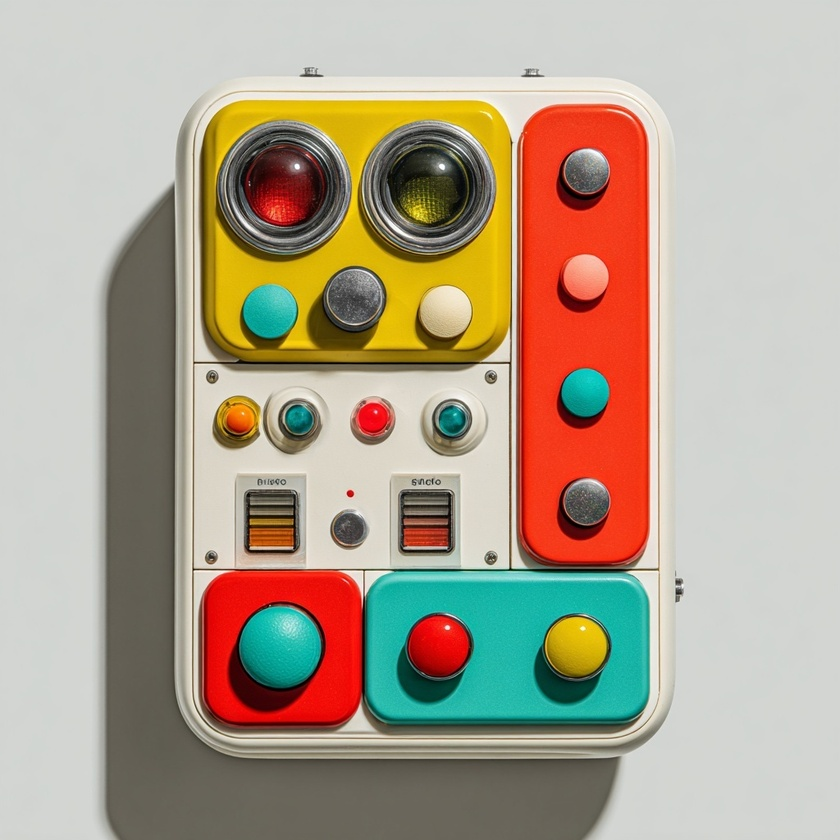
#> input picture test_images/IMG_8324.jpeg, 840 x 840 px, shrunk from 1024 x 1024 before the run
$ python -i layout_detector.py   (imports and definitions only)
#> lines starting #> are read from the running program, lines starting #| are printed output that depends on the picture; after the words box and inside, x2 and y2 are one past the last pixel; in counts of white or black regions, pixels touching at a corner belong together
"""Optional DL-friendly layout detector with safe CPU fallback."""

from __future__ import annotations

import os
from collections.abc import Iterable
from typing import Any

try:
    import cv2
    import numpy as np
except Exception:  # pragma: no cover - optional deps
    cv2 = None  # type: ignore[assignment]
    np = None  # type: ignore[assignment]


# [22 lines left out: functions _dl_enabled, _to_gray, not called in this run]


def _contour_fallback(gray: Any) -> list[dict[str, Any]]:
    if gray is None or cv2 is None or np is None:
        return []
    try:
        blurred = cv2.GaussianBlur(gray, (3, 3), 0)
        _, binary = cv2.threshold(blurred, 0, 255, cv2.THRESH_BINARY + cv2.THRESH_OTSU)
        contours, _ = cv2.findContours(binary, cv2.RETR_EXTERNAL, cv2.CHAIN_APPROX_SIMPLE)
    except Exception:  # pragma: no cover - cv edge cases
        return []
    regions: list[dict[str, Any]] = []
    for idx, contour in enumerate(contours):
        x, y, w, h = cv2.boundingRect(contour)
        if w * h < 50:
            continue
        regions.append(
            {
                "id": f"dl-{idx + 1}",
                "bbox": [int(x), int(y), int(w), int(h)],
                "type": "layout",
                "parent_id": None,
                "confidence": 0.35,
                "source": "dl-fallback",
            }
        )
    regions.sort(key=lambda r: r["bbox"][2] * r["bbox"][3], reverse=True)
    return regions


# [56 lines left out: functions _run_ultralytics, detect_layout_primitives, not called in this run]

>>> import cv2
>>> picture = cv2.imread('../../../test_images/IMG_8324.jpeg', cv2.IMREAD_GRAYSCALE)
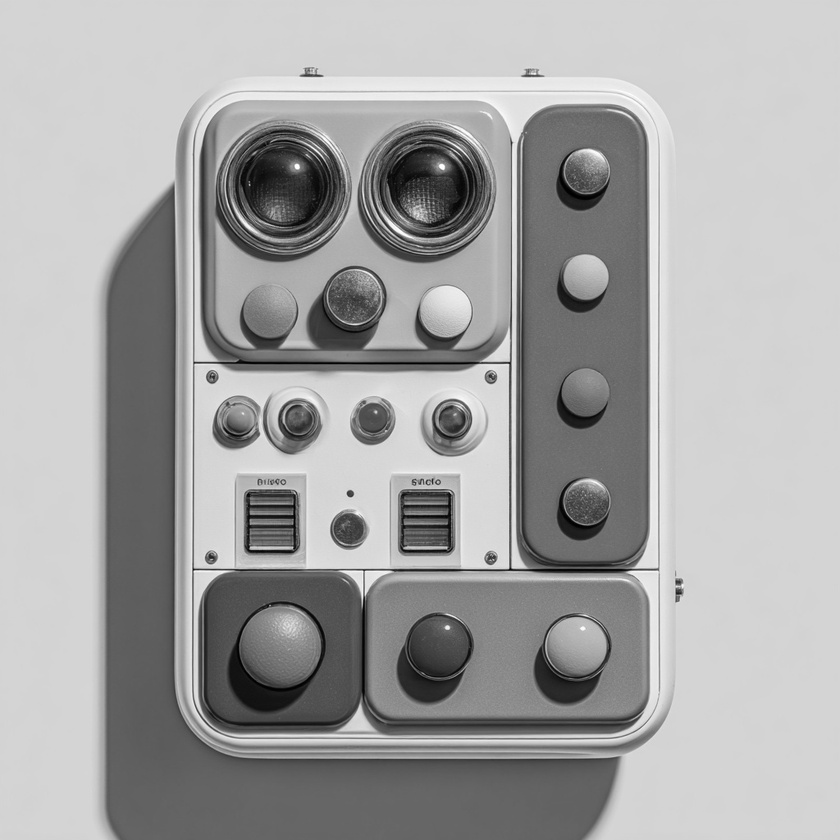
#> picture: shape (840, 840); min 0, max 255, mean 163.8
>>> result = _contour_fallback(picture)
#> in _contour_fallback, `_, binary = cv2.threshold(blurred, 0, 255, cv2.THRESH_BINARY + cv2.THR..`:
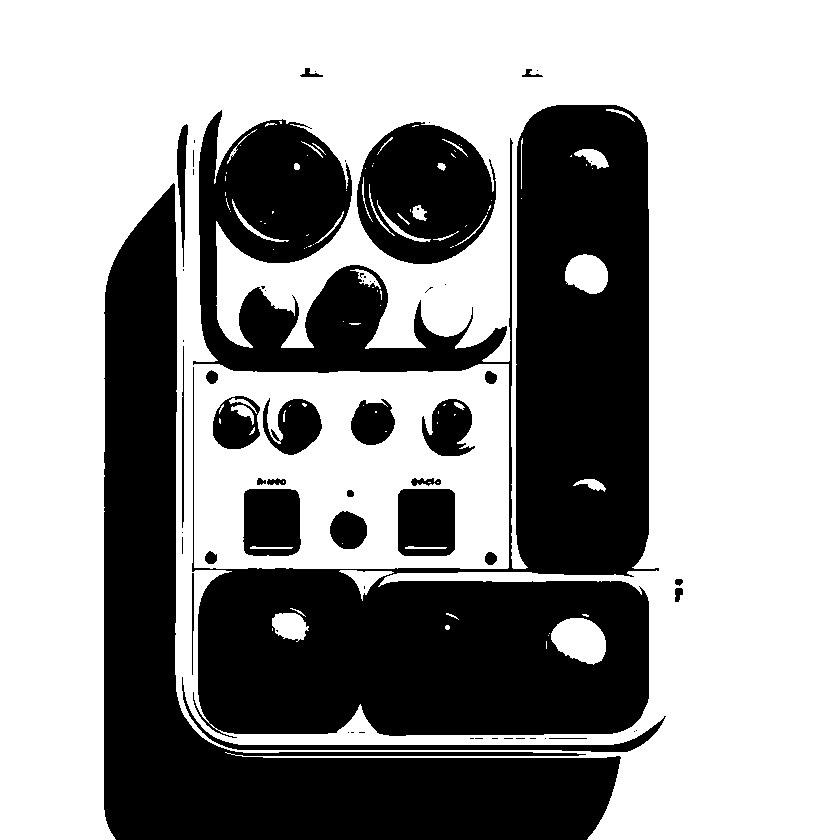
#> binary: shape (840, 840); 60.7% white; 64 black regions (37 under 20 px)
#> in _contour_fallback, `contours, _ = cv2.findContours(binary, cv2.RETR_EXTERNAL, cv2.CHAIN_AP..`: contours = 1 contour; box (x1, y1, x2, y2) and area: (0, 0, 840, 840) 620796
#> the loop in _contour_fallback, `for idx, contour in enumerate(contours):` made 1 pass
#> after the loop in _contour_fallback, `for idx, contour in enumerate(contours):`: regions = 1 item
#> result = 1 item
